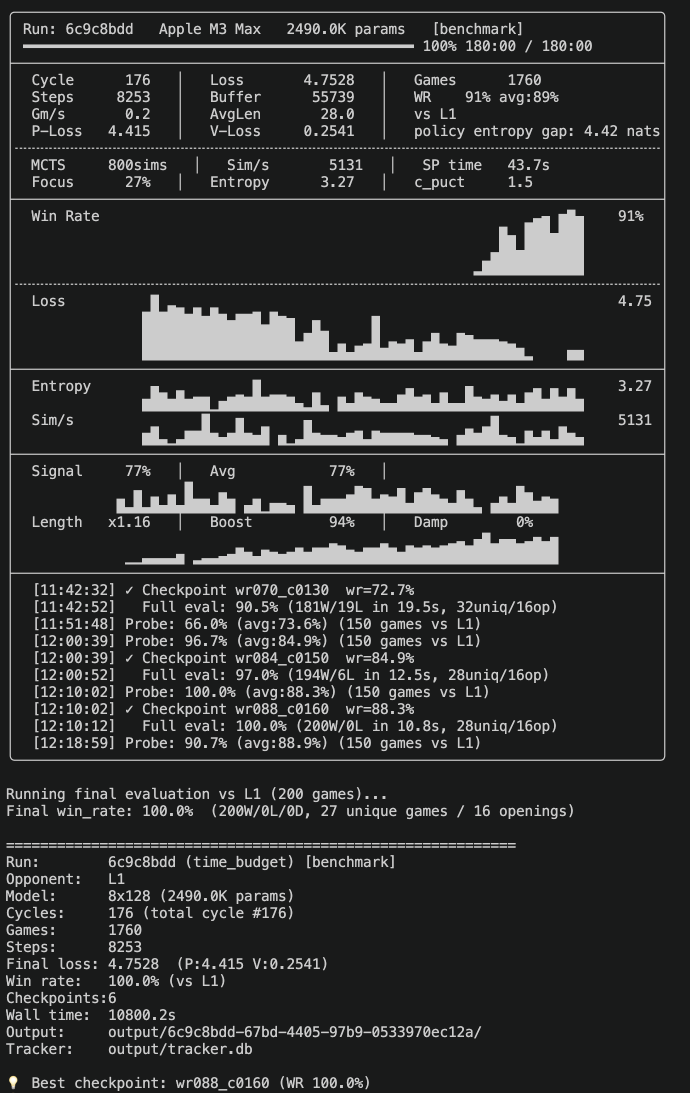
#> input picture updates/legacy-to-v16/mcts_10th.png, 1380 x 2186 px (shown at 1/2 size)
$ python -i transforms.py   (imports and definitions only)
#> lines starting #> are read from the running program, lines starting #| are printed output that depends on the picture
import numpy as np
from PIL import Image
import mlx.core as mx

def load_and_transform_image(image_path: str, size: tuple[int, int] = (256, 256)) -> mx.array:
#> called with size = (256, 256)
    with Image.open(image_path) as img:
#> img is the input picture: PIL image 1380x2186 RGB; mean R, G, B 46.7, 47.5, 47.6
        if img.mode == 'P' and 'transparency' in img.info:
            img = img.convert('RGBA')
        img = img.convert('RGB')
        img = img.resize(size, Image.Resampling.BILINEAR)
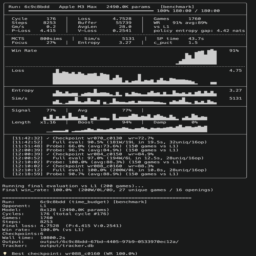
#> img: PIL image 256x256 RGB; mean R, G, B 46.7, 47.5, 47.6
        img_np = np.array(img, dtype=np.float32) / 255.0
#> (the run stopped early here; a loop or call above may not have finished)

$ run again, on updates/legacy-to-v16/mcts_11th.png
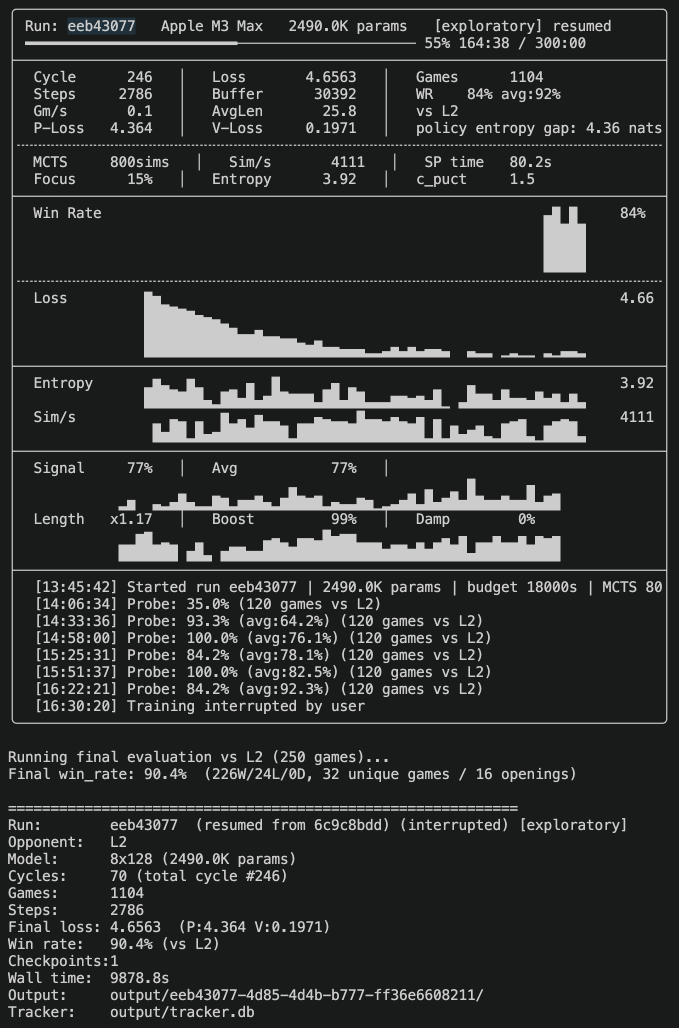
#> input picture updates/legacy-to-v16/mcts_11th.png, 1358 x 2056 px (shown at 1/2 size)
#> in load_and_transform_image, img is the input picture: PIL image 1358x2056 RGB; mean R, G, B 46, 46.9, 47
#> in load_and_transform_image, `img = img.resize(size, Image.Resampling.BILINEAR)`:
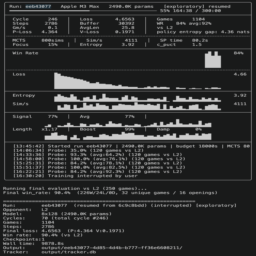
#> img: PIL image 256x256 RGB; mean R, G, B 46, 46.9, 47

$ run again, on updates/legacy-to-v16/mcts_12th.png
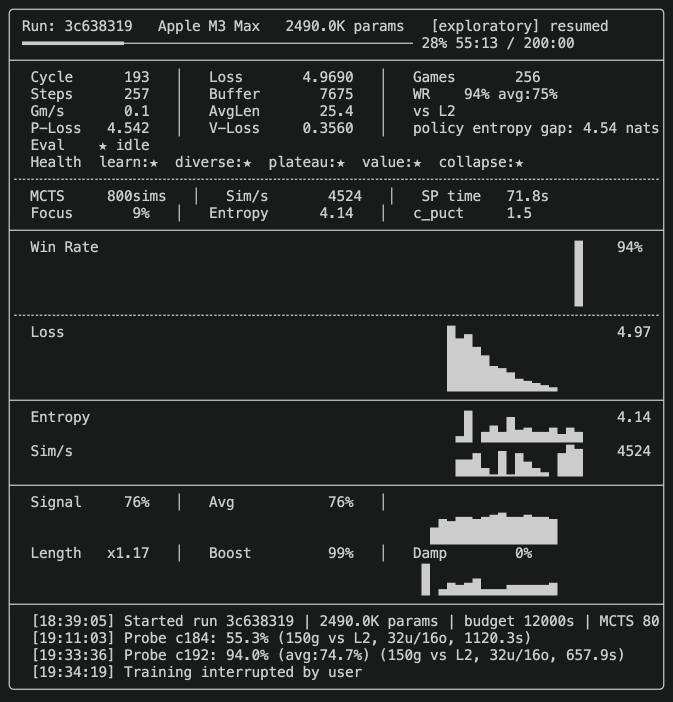
#> input picture updates/legacy-to-v16/mcts_12th.png, 1346 x 1404 px (shown at 1/2 size)
#> in load_and_transform_image, img is the input picture: PIL image 1346x1404 RGB; mean R, G, B 40.2, 41.1, 41.2
#> in load_and_transform_image, `img = img.resize(size, Image.Resampling.BILINEAR)`:
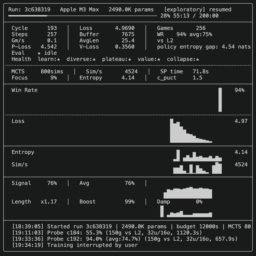
#> img: PIL image 256x256 RGB; mean R, G, B 40.2, 41.1, 41.1

$ run again, on updates/legacy-to-v16/mcts_13th.png
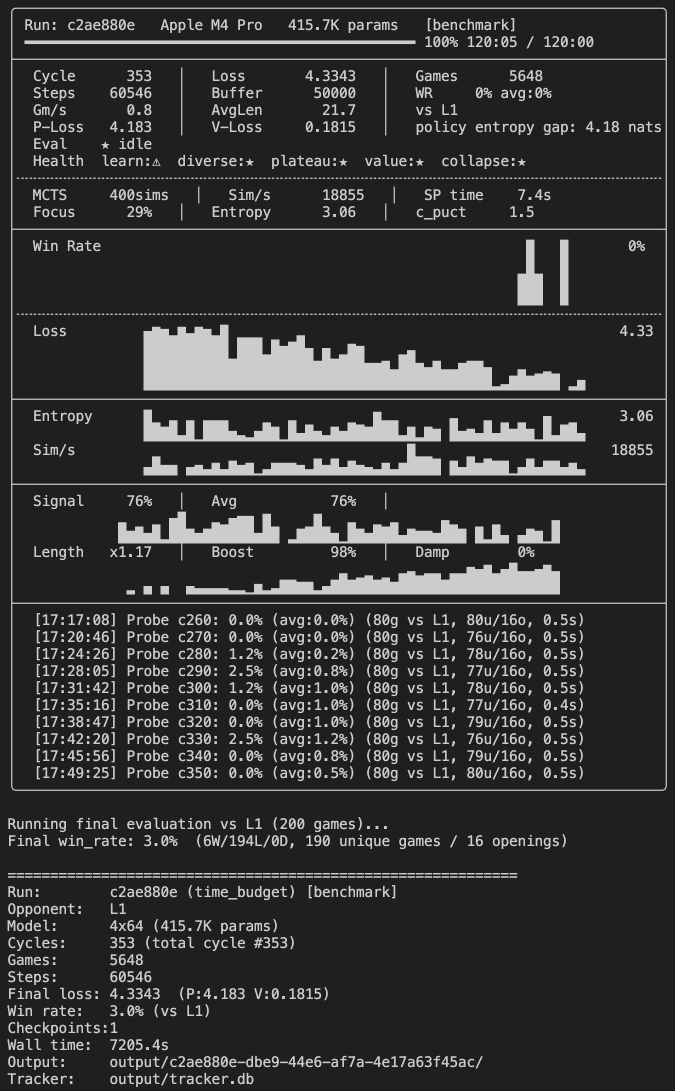
#> input picture updates/legacy-to-v16/mcts_13th.png, 1350 x 2182 px (shown at 1/2 size)
#> in load_and_transform_image, img is the input picture: PIL image 1350x2182 RGB; min 31, max 204, mean 53
#> in load_and_transform_image, `img = img.resize(size, Image.Resampling.BILINEAR)`:
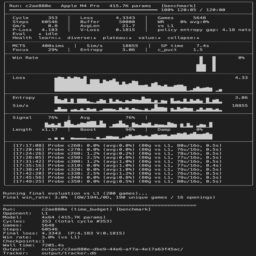
#> img: PIL image 256x256 RGB; min 31, max 204, mean 53
